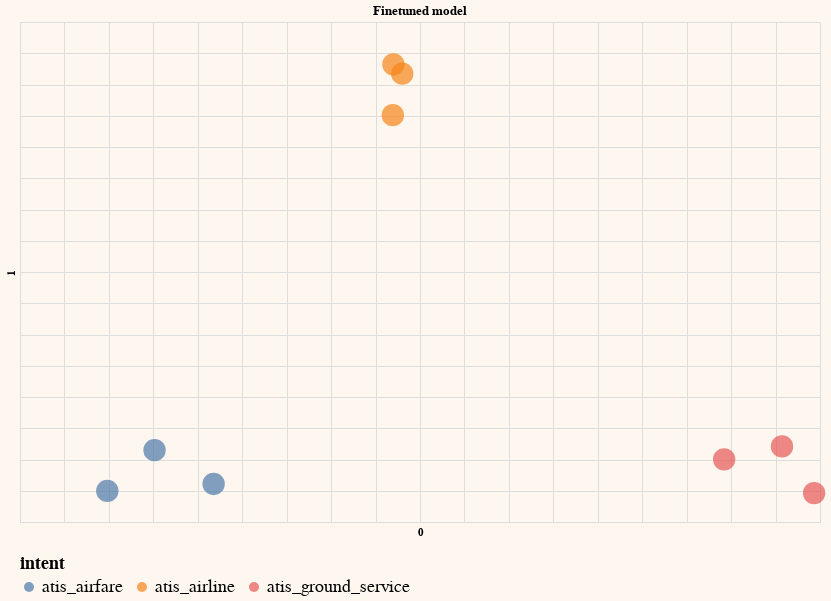

The notebook cell saved with this chart:
### Code cell
# Embed the dataset - use the finetuned model this time
df_ft = df.copy()
df_ft['intent'] = intents

df_ft['query_embeds'] = get_embeddings(df_ft['query'].tolist(), model=atis_ft_v1, input_type="classification")

# Reduce embeddings to 2 dimensions
embeds_ft = np.array(df_ft['query_embeds'].tolist())
embeds_ft_pc2 = get_pc(embeds_ft,2)

# Plot the 2D embeddings from a finetuned model
df_ft_pc2 = pd.concat([df_ft, pd.DataFrame(embeds_ft_pc2)], axis=1)
df_ft_pc2.columns = df_ft_pc2.columns.astype(str)
generate_chart(df_ft_pc2.iloc[:sample],'0','1',lbl='off',color='intent', title='Finetuned model')

### Figure 1 — Vega-Lite specification as saved in the notebook (floating-point values rounded to 4 significant figures; data arrays with more than 128 entries replaced by an {"elided": "..."} marker saying what was removed)
{"config": {"view": {"continuousWidth": 300, "continuousHeight": 300}, "background": "#FDF7F0", "legend": {"labelFontSize": 18, "orient": "bottom", "titleFontSize": 18}}, "layer": [{"mark": {"type": "circle", "size": 500}, "encoding": {"color": {"field": "intent", "type": "nominal"}, "tooltip": [{"field": "query", "type": "nominal"}], "x": {"axis": {"domain": false, "labels": false, "ticks": false}, "field": "0", "scale": {"zero": false}, "type": "quantitative"}, "y": {"axis": {"domain": false, "labels": false, "ticks": false}, "field": "1", "scale": {"zero": false}, "type": "quantitative"}}}, {"mark": {"type": "text", "align": "left", "baseline": "middle", "dx": 10}, "encoding": {"color": {"field": "intent", "type": "nominal"}, "tooltip": [{"field": "query", "type": "nominal"}], "x": {"axis": {"domain": false, "labels": false, "ticks": false}, "field": "0", "scale": {"zero": false}, "type": "quantitative"}, "y": {"axis": {"domain": false, "labels": false, "ticks": false}, "field": "1", "scale": {"zero": false}, "type": "quantitative"}}}], "data": {"name": "data-3ca2ac4b010582ad957c8363bd3a418b"}, "height": 500, "title": "Finetuned model", "width": 800, "$schema": "https://vega.github.io/schema/vega-lite/v5.14.1.json", "datasets": {"data-3ca2ac4b010582ad957c8363bd3a418b": [{"query": " which airlines fly from boston to washington dc via other cities", "query_embeds": {"elided": "2048 float values"}, "clustering_embeds": {"elided": "1024 float values"}, "intent": "atis_airline", "0": 2.011, "1": 53.23}, {"query": " show me the airlines that fly between toronto and denver", "query_embeds": {"elided": "2048 float values"}, "clustering_embeds": {"elided": "1024 float values"}, "intent": "atis_airline", "0": 3.002, "1": 51.74}, {"query": " show me round trip first class tickets from new york to miami", "query_embeds": {"elided": "2048 float values"}, "clustering_embeds": {"elided": "1024 float values"}, "intent": "atis_airfare", "0": -24.86, "1": -8.509}, {"query": " i'd like the lowest fare from denver to pittsburgh", "query_embeds": {"elided": "2048 float values"}, "clustering_embeds": {"elided": "1024 float values"}, "intent": "atis_airfare", "0": -30.18, "1": -15.02}, {"query": " show me a list of ground transportation at boston airport", "query_embeds": {"elided": "2048 float values"}, "clustering_embeds": {"elided": "1024 float values"}, "intent": "atis_ground_service", "0": 45.72, "1": -7.904}, {"query": " show me boston ground transportation", "query_embeds": {"elided": "2048 float values"}, "clustering_embeds": {"elided": "1024 float values"}, "intent": "atis_ground_service", "0": 39.22, "1": -9.972}, {"query": " of all airlines which airline has the most arrivals in atlanta", "query_embeds": {"elided": "2048 float values"}, "clustering_embeds": {"elided": "1024 float values"}, "intent": "atis_airline", "0": 1.94, "1": 45.1}, {"query": " what ground transportation is available in boston", "query_embeds": {"elided": "2048 float values"}, "clustering_embeds": {"elided": "1024 float values"}, "intent": "atis_ground_service", "0": 49.34, "1": -15.38}, {"query": " i would like your rates between atlanta and boston on september third", "query_embeds": {"elided": "2048 float values"}, "clustering_embeds": {"elided": "1024 float values"}, "intent": "atis_airfare", "0": -18.22, "1": -13.91}]}}
